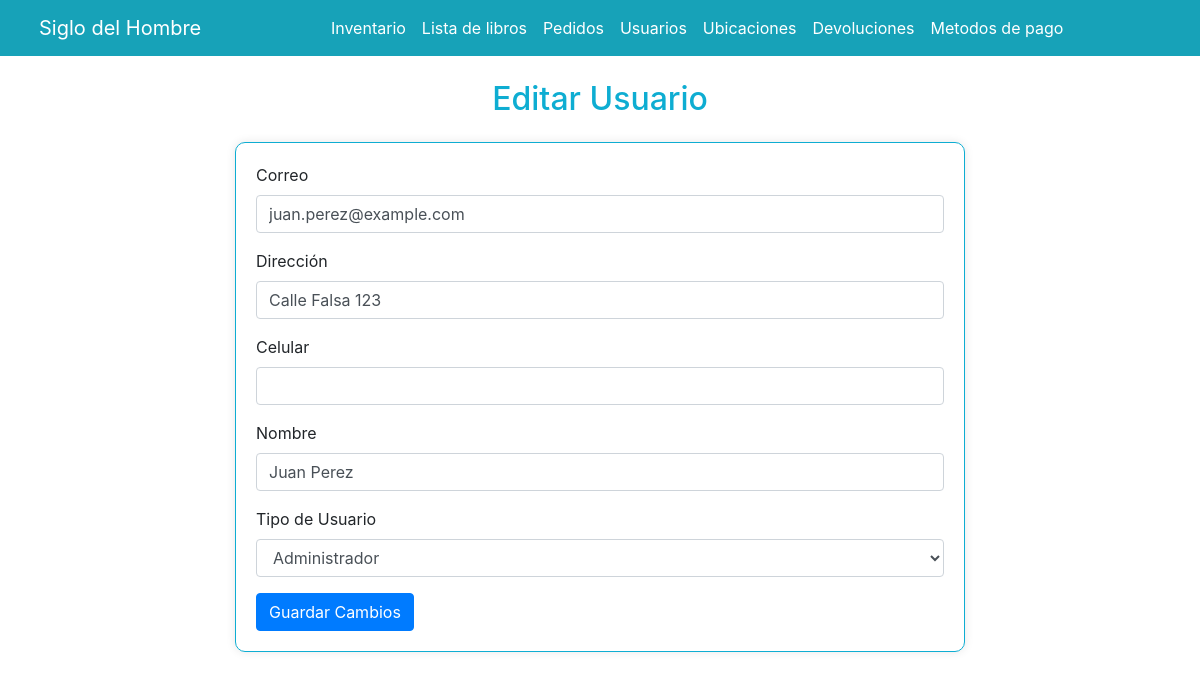
Screenshot of /editar_usuario.php?id=1 with the database file from the repository.
### tables this page shows
CREATE TABLE `usuario` (
  `id_usuario` int(11) NOT NULL,
  `nombre` varchar(255) NOT NULL,
  `correo` varchar(255) NOT NULL,
  `direccion` varchar(255) DEFAULT NULL,
  `password` varchar(50) DEFAULT NULL,
  `rol` int(11) NOT NULL,
  `id_tipo` int(11) NOT NULL
);

### editar_usuario.php (the view, shortened to what this page needs)
<?php
require "conexion.php";
$usuario = null;
if (isset($_GET["id"])) {
    $id_usuario = $_GET["id"];
    $usuario_resultado = $mysqli->query("SELECT * FROM usuario WHERE id_usuario='$id_usuario'");
    if ($usuario_resultado) {
        $usuario = $usuario_resultado->fetch_assoc();
    } else {
        echo "Error al obtener información del usuario: " . $mysqli->error;
        exit();
    }
}
?>
<!DOCTYPE html>
<html lang="en">
<head>
    <link href="https://stackpath.bootstrapcdn.com/bootstrap/4.5.2/css/bootstrap.min.css" rel="stylesheet">
    <link href="https://cdnjs.cloudflare.com/ajax/libs/font-awesome/5.15.3/css/all.min.css" rel="stylesheet">
</head>
<body>
    <header>
        <nav class="navbar navbar-expand-lg navbar-primary bg-info">
            <div class="container-fluid">
                <a class="navbar-brand px-2 text-white" href="index.php">Siglo del Hombre</a>
                <div class="collapse navbar-collapse" id="navbarSupportedContent">
                    <ul class="navbar-nav mx-auto mb-2 mb-lg-0">
                        <li class="nav-item">
                            <a class="nav-link text-white" href="inventario.php">Inventario</a>
                        </li>
                        <li class="nav-item">
                            <a class="nav-link text-white" href="listalibros.php">Lista de libros</a>
                        </li>
                        <li class="nav-item">
                            <a class="nav-link text-white" href="pedidos.php">Pedidos</a>
                        </li>
                        <li class="nav-item">
                            <a class="nav-link text-white" href="usuarios.php">Usuarios</a>
                        </li>
                        <li class="nav-item">
                            <a class="nav-link text-white" href="ubicaciones.php">Ubicaciones</a>
                        </li>
                        <li class="nav-item">
                            <a class="nav-link text-white" href="devoluciones.php">Devoluciones</a>
                        </li>
                        <li class="nav-item">
                            <a class="nav-link text-white" href="metodos_de_pago.php">Metodos de pago</a>
                        </li>
                    </ul>
                </div>
            </div>
        </nav>
    </header>
    <div class="container mt-4">
        <div class="row justify-content-center">
            <div class="col-md-8">
                <h2 class="text-center mb-4" style="color: #0EADD2;">Editar Usuario</h2>
                <div class="custom-form-container">
                    <form action="<?php echo htmlspecialchars($_SERVER["PHP_SELF"]); ?>" method="POST">
                        <div class="form-group">
                            <label for="correo">Correo</label>
                            <input type="email" class="form-control" id="correo" name="correo" value="<?php echo $usuario['correo']; ?>" required>
                        </div>
                        <div class="form-group">
                            <label for="direccion">Dirección</label>
                            <input type="text" class="form-control" id="direccion" name="direccion" value="<?php echo $usuario['direccion']; ?>" required>
                        </div>
                        <div class="form-group">
                            <label for="celular">Celular</label>
                            <input type="tel" class="form-control" id="celular" name="celular" value="<?php echo $usuario['celular']; ?>" required>
                        </div>
                        <div class="form-group">
                            <label for="nombre">Nombre</label>
                            <input type="text" class="form-control" id="nombre" name="nombre" value="<?php echo $usuario['nombre']; ?>" required>
                        </div>
                        <div class="form-group">
                            <label for="tipo">Tipo de Usuario</label>
                            <select class="form-control" id="tipo" name="tipo" required>
                                <option value="1" <?php if ($usuario['id_tipo'] == 1) echo 'selected'; ?>>Administrador</option>
                            </select>
                        </div>
                        <button type="submit" class="btn btn-primary">Guardar Cambios</button>
                    </form>
                </div>
            </div>
        </div>
    </div>
</body>
</html>

### editar_usuario.php (style rules this page uses)
.custom-form-container { border: 1px solid #0EADD2; padding: 20px; border-radius: 10px; box-shadow: 0 0 10px rgba(0, 0, 0, 0.1); }

### rows the page displays
usuario: correo "juan.perez@example.com", direccion "Calle Falsa 123", nombre "Juan Perez", tipo "Administrador"
